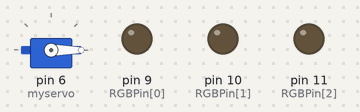
A sketch run on a simulated Arduino Uno, built with avr-gcc and run on an emulated ATmega328P. Parts: servo, output pins drawn as LEDs (lit = HIGH).

Above: at 0.1 s.
At 2.1 s:
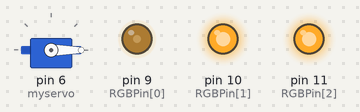
At 11.6 s:
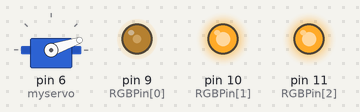
At 21.1 s:
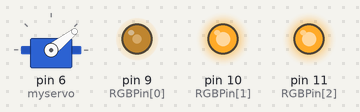
At 30.6 s:
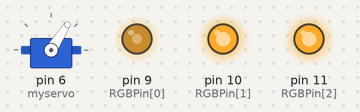
At 39.75 s:
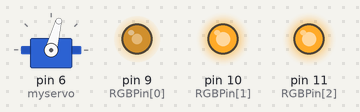
Timing chart, 0 to 40.0 s (numbered marks = the images above):
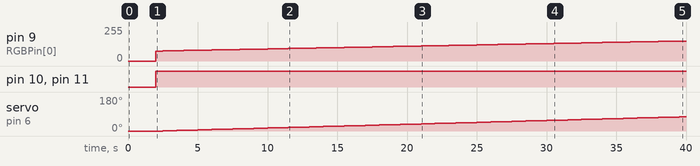

Measured:
- by itself, pin 9 (RGBPin[0]): moves from 0/255 to 150/255 over 37.5 s
- by itself, pin 10 (RGBPin[1]), pin 11 (RGBPin[2]): LOW → HIGH at 2.0 s
- by itself, servo on pin 6 (myservo): moves from 0° to 75° over 37.0 s

The sketch:

practice_servo.ino
```cpp
#include <Servo.h>
Servo myservo;
int DegreeOfServo = 0;
bool Degree = true;
int RGBPin[] = {9, 10, 11};
int ForChangeColor = 75;
//----------------------------------------
void setup()
{
  Serial.begin(9600);
  myservo.attach(6);
  myservo.write(0);
  pinMode(RGBPin[0], OUTPUT);
  pinMode(RGBPin[1], OUTPUT);
  pinMode(RGBPin[2], OUTPUT);
  delay(2000);
}
//-----------------------------------------
void loop()
{
  if (Degree == true)
  {
    if (DegreeOfServo <= 180)
    {
      myservo.write(DegreeOfServo);
      SetRGB(ForChangeColor, 255, 255);
      DegreeOfServo++;
      ForChangeColor++;
    }
    else {
      Degree = false;
    }
  }
  //-----------------------------------------
  else
  {
    if (DegreeOfServo >= 0)
    {
      myservo.write(DegreeOfServo);
      SetRGB(ForChangeColor, 255, 255);
      DegreeOfServo--;
      ForChangeColor++;
    }
    else {
      Degree = true;
    }
  }
  delay(500);
}

void SetRGB(int r, int g, int b) {
  analogWrite(RGBPin[0], r);
  analogWrite(RGBPin[1], g);
  analogWrite(RGBPin[2], b);
}
```
